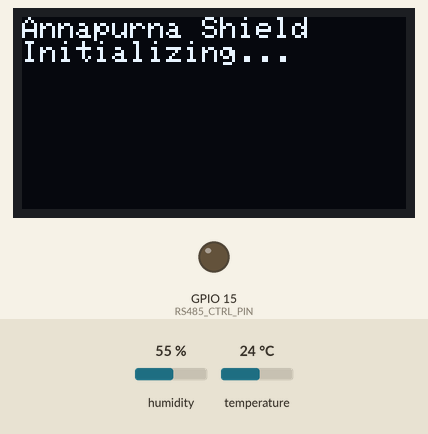
Bench run of a sketch on a simulated ESP32. On the bench: 128×64 one-colour display, output pins drawn as LEDs (lit = HIGH). The test bench sets the inputs (shaded band); at power-on: humidity 55 %, temperature 24 °C. WiFi joins after 1.5 s; servers stay silent unless stated; web services answer with replies made up by the test bench; what the sketch prints to the serial monitor is not drawn.

Above: at 0.1 s.
At 3.7 s:
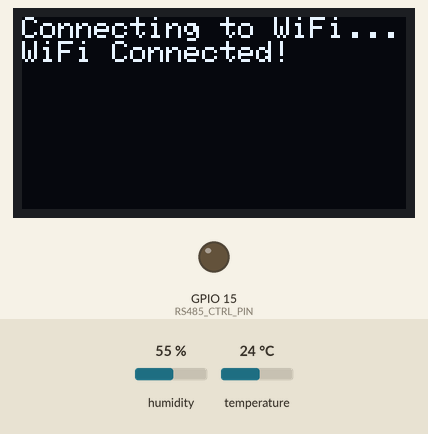
At 6.7 s:
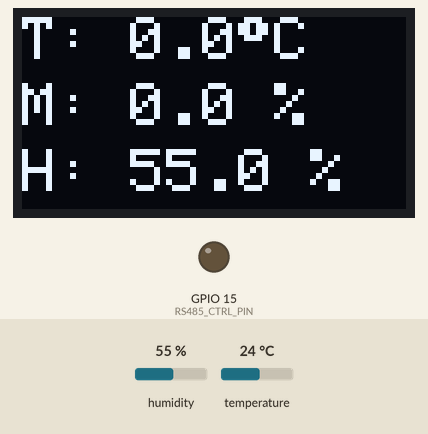

The sketch:

Annapurna_Shield_Ver1.ino
```cpp
/*********************************************************************************
 * Annapurna Shield - Final Firmware with Cloud Connectivity
 *
 * This code reads sensor data, displays it locally on an OLED with an
 * improved, larger font, and pushes it to ThingSpeak using a direct
 * HTTPS GET request.
 *
 * FINAL WIRING DIAGRAM:
 *
 * -- JXBS-3001-TR Sensor (via MAX485 on Serial2) --
 * ESP32 Pin D17 (TX2)    -> MAX485 DI (Driver Input)
 * ESP32 Pin D16 (RX2)    -> MAX485 RO (Receiver Output)
 * ESP32 Pin D15 (GPIO15) -> MAX485 DE & RE (Jumpered Together)
 *
 * -- DHT22 Sensor --
 * ESP32 Pin D23 (GPIO23) -> DHT22 Data Pin
 *
 * -- OLED Display (I2C) --
 * ESP32 Pin D21 (SDA)    -> OLED SDA
 * ESP32 Pin D22 (SCL)    -> OLED SCL
 *
 *********************************************************************************/

// --- LIBRARIES ---
#include <WiFi.h>               // For WiFi connectivity
#include <WiFiClientSecure.h>   // For HTTPS communication
#include <Wire.h>               // For I2C communication (OLED)
#include <Adafruit_GFX.h>       // Core graphics library for OLED
#include <Adafruit_SSD1306.h>   // Hardware-specific library for OLED
#include <DHT.h>                // For the DHT22 sensor
#include <ModbusMaster.h>       // For RS485 communication

// --- WiFi & ThingSpeak Configuration ---
const char* ssid = "OPPO Reno8 5G";
const char* password = "subhabilash";
const char* myWriteAPIKey = "I6UE7PAE4YMKVM3A";
const char* host = "api.thingspeak.com";
const int httpsPort = 443;
unsigned long myChannelNumber = 0; // IMPORTANT: REPLACE 0 WITH YOUR CHANNEL ID

// --- PIN DEFINITIONS ---
#define RS485_TX_PIN 17
#define RS485_RX_PIN 16
#define RS485_CTRL_PIN 15
#define DHT_PIN 23
#define DHT_TYPE DHT22
#define SCREEN_WIDTH 128
#define SCREEN_HEIGHT 64

// --- OBJECT INITIALIZATION ---
DHT dht(DHT_PIN, DHT_TYPE);
Adafruit_SSD1306 display(SCREEN_WIDTH, SCREEN_HEIGHT, &Wire, -1);
ModbusMaster node;

// --- Global variables for sensor readings ---
float grainTemp = 0.0;
float grainMoisture = 0.0;
float airHumidity = 0.0;

// --- FUNCTION PROTOTYPES ---
void setup_wifi();
void sendToCloud();
void preTransmission();
void postTransmission();

void setup() {
  Serial.begin(115200);
  Serial.println("--- Annapurna Shield Initializing ---");

  // Initialize hardware
  dht.begin();
  if (!display.begin(SSD1306_SWITCHCAPVCC, 0x3C)) {
    Serial.println(F("SSD1306 allocation failed"));
    for (;;);
  }
  display.clearDisplay();
  display.setTextSize(1);
  display.setTextColor(SSD1306_WHITE);
  display.setCursor(0, 0);
  display.println("Annapurna Shield");
  display.println("Initializing...");
  display.display();
  delay(2000);

  pinMode(RS485_CTRL_PIN, OUTPUT);
  digitalWrite(RS485_CTRL_PIN, LOW);
  Serial2.begin(9600, SERIAL_8N1, RS485_RX_PIN, RS485_TX_PIN);
  node.begin(1, Serial2);
  node.preTransmission(preTransmission);
  node.postTransmission(postTransmission);

  // Connect to WiFi
  setup_wifi();

  Serial.println("Initialization Complete. Starting measurements.");
}

void loop() {
  // --- 1. READ SENSORS ---

  // Read from JXBS-3001-TR
  uint8_t result = node.readHoldingRegisters(0x0012, 2);
  if (result == node.ku8MBSuccess) {
    grainMoisture = node.getResponseBuffer(0) / 10.0;
    grainTemp = node.getResponseBuffer(1) / 10.0;
  } else {
    Serial.println("Failed to read from JXBS-3001-TR sensor!");
  }

  // Read from DHT22
  airHumidity = dht.readHumidity();
  if (isnan(airHumidity)) {
    Serial.println("Failed to read from DHT sensor!");
    airHumidity = 0.0;
  }

  // --- 2. DISPLAY DATA ON SERIAL MONITOR ---
  Serial.println("--------------------------");
  Serial.print("Grain Temp:  "); Serial.print(grainTemp, 1); Serial.println(" *C");
  Serial.print("Grain Moist: "); Serial.print(grainMoisture, 1); Serial.println(" %");
  Serial.print("Air Humidity:"); Serial.print(airHumidity, 1); Serial.println(" %");

  // --- 3. DISPLAY DATA ON OLED SCREEN WITH LARGER FONT ---
  display.clearDisplay();
  display.setTextColor(SSD1306_WHITE);

  // Use a larger font size (2) for better visibility
  display.setTextSize(2);

  // Set cursor position and print each value on a new line.
  // We use short labels (T, M, H) to fit the values on the screen.
  // The %c prints the degree symbol (ASCII 247)
  display.setCursor(0, 0);
  display.printf("T: %.1f%cC", grainTemp, (char)247);

  display.setCursor(0, 22);
  display.printf("M: %.1f %%", grainMoisture);

  display.setCursor(0, 44);
  display.printf("H: %.1f %%", airHumidity);

  display.display();


  // --- 4. SEND DATA TO THINGSPEAK ---
  sendToCloud();

  // Wait 20 seconds before the next cycle to respect ThingSpeak's free plan limit
  delay(20000);
}

// --- HELPER FUNCTIONS ---

void sendToCloud() {
  if (WiFi.status() == WL_CONNECTED) {
    WiFiClientSecure client;
    client.setInsecure(); // Skip certificate validation

    if (!client.connect(host, httpsPort)) {
      Serial.println("Connection to ThingSpeak failed!");
      return;
    }

    // Construct the URL with sensor data
    String url = "/update?api_key=" + String(myWriteAPIKey);
    url += "&field1=" + String(grainMoisture, 1);
    url += "&field2=" + String(grainTemp, 1);
    url += "&field3=" + String(airHumidity, 1);

    // Send the GET request
    client.print(String("GET ") + url + " HTTP/1.1\r\n" +
                 "Host: " + host + "\r\n" +
                 "Connection: close\r\n\r\n");

    // Wait for a response, with a timeout
    unsigned long timeout = millis();
    while (client.available() == 0) {
      if (millis() - timeout > 5000) {
        Serial.println(">>> ThingSpeak Response Timeout!");
        client.stop();
        return;
      }
    }

    Serial.println("ThingSpeak update sent.");
    // You can optionally read the response from the client here
    client.stop();
  } else {
    Serial.println("WiFi Disconnected. Cannot send to cloud.");
  }
}

void setup_wifi() {
  delay(10);
  Serial.println();
  Serial.print("Connecting to ");
  Serial.println(ssid);
  display.clearDisplay();
  display.setCursor(0,0);
  display.println("Connecting to WiFi...");
  display.display();

  WiFi.begin(ssid, password);
  while (WiFi.status() != WL_CONNECTED) {
    delay(500);
    Serial.print(".");
  }
  Serial.println("\nWiFi connected");
  display.println("WiFi Connected!");
  display.display();
  delay(1000);
}

void preTransmission() {
  digitalWrite(RS485_CTRL_PIN, HIGH);
}

void postTransmission() {
  digitalWrite(RS485_CTRL_PIN, LOW);
}
```

Measured:
- what the display in image 1 shows lasts 3.1 s, from 3.6 s to 6.7 s
